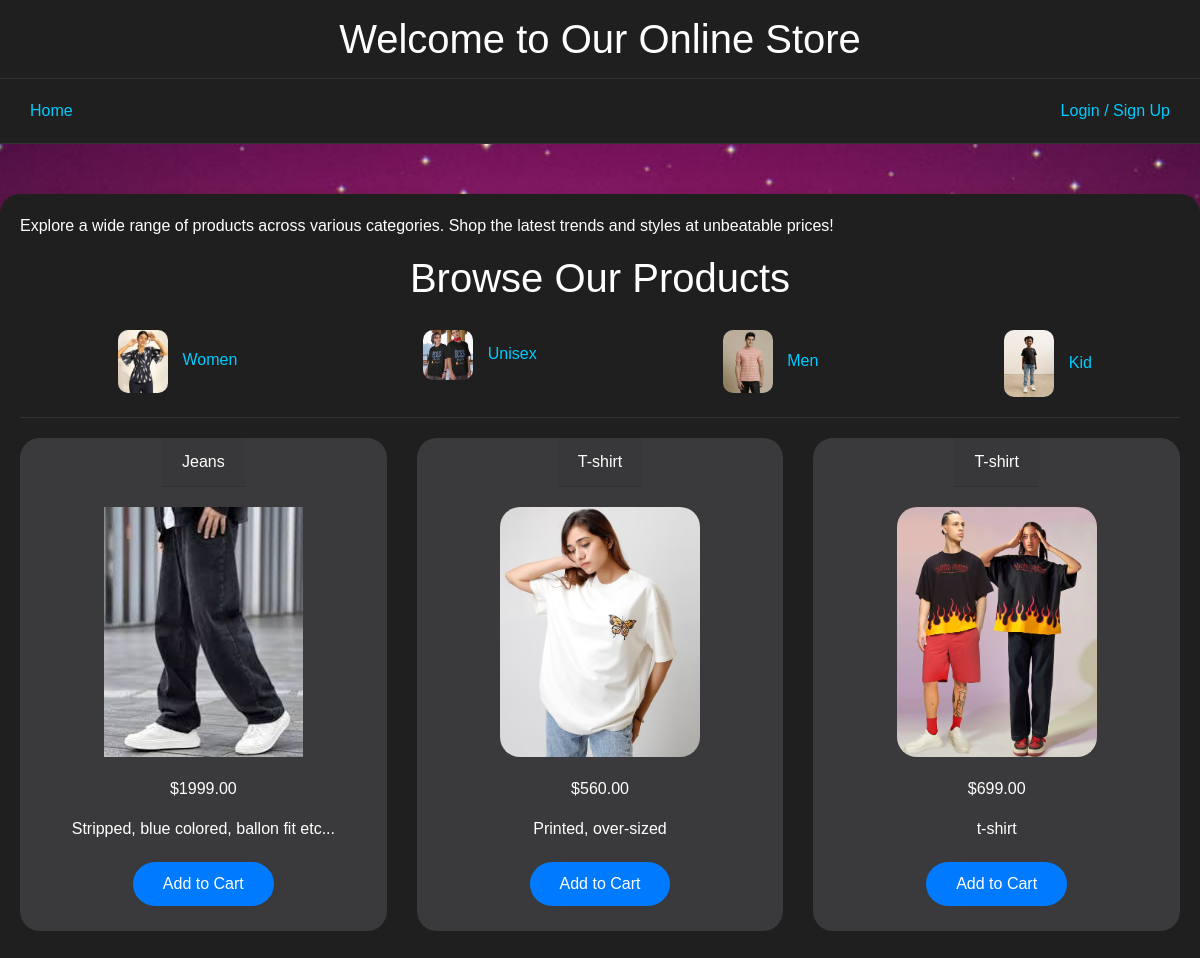
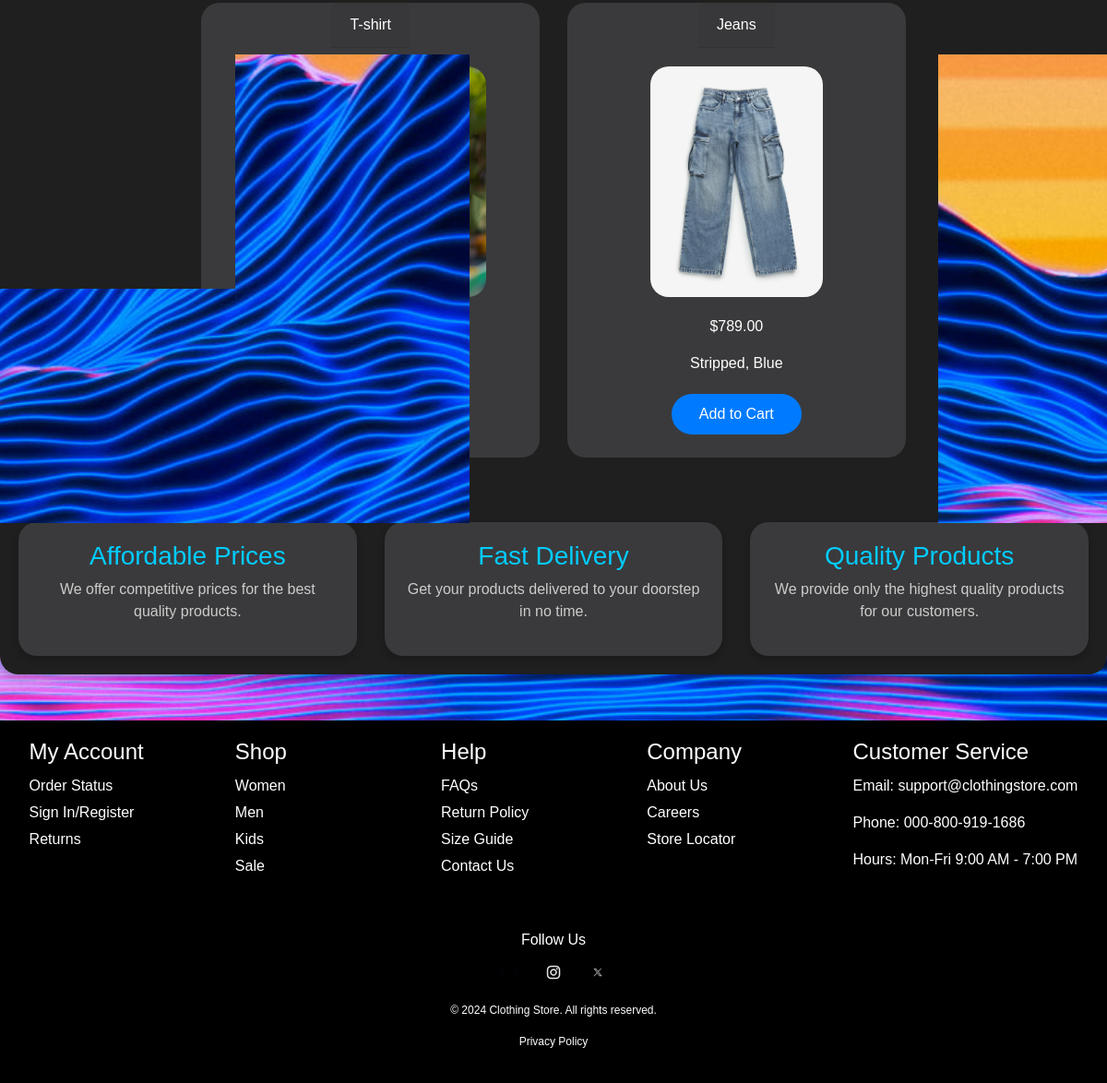
The app's page /customer/browse_products.php with its own data (2 pictures, top to bottom).
### tables this page shows
CREATE TABLE `categories` (
  `category_id` int(11) NOT NULL,
  `category_name` varchar(255) NOT NULL
);

CREATE TABLE `products` (
  `id` int(11) NOT NULL,
  `name` varchar(255) NOT NULL,
  `price` decimal(10,2) NOT NULL,
  `description` text DEFAULT NULL,
  `image` varchar(255) DEFAULT NULL,
  `created_at` timestamp NOT NULL DEFAULT current_timestamp(),
  `category_id` int(11) DEFAULT NULL,
  `stock` int(11) DEFAULT 0
);

### customer/browse_products.php (the view, shortened to what this page needs)
<?php
$servername = "localhost";
$username = "root";
$password = "";
$dbname = "cloth";
$conn = new mysqli($servername, $username, $password, $dbname);
$category_sql = "SELECT category_id, category_name FROM categories";
$categories_result = $conn->query($category_sql);
$sql = "SELECT id, name, price, description, image FROM products";
$stmt = $conn->prepare($sql);
$stmt->execute();
$result = $stmt->get_result();
$cart_access = isset($_SESSION['user_id']);
$user_name = $cart_access && isset($_SESSION['full_name']) ? $_SESSION['full_name'] : '';
?>
<!DOCTYPE html>
<html lang="en">
<head>
    <link rel="stylesheet" href="https://stackpath.bootstrapcdn.com/bootstrap/4.3.1/css/bootstrap.min.css">
</head>
<body>
    <div class="header">
        <h1>Welcome to Our Online Store</h1>
    </div>
    <div class="sticky-nav">
        <a href="browse_products.php">Home</a>
        <div class="login-signup">
            <?php if ($cart_access): ?>
                <div class="profile-icon" id="profileDropdown">
                    <img src="../uploads/profile.jpg" alt="Profile">
                    <span class="profile-name"><?php echo htmlspecialchars($user_name); ?></span>
                    <div class="dropdown" id="dropdownMenu">
                        <div class="dropdown-content">
                            <a href="profile.php">View Profile</a>
                            <a href="orders.php">My Orders</a>
                            <a href="cart.php">Cart</a>
                            <a href="logout.php">Logout</a>
                        </div>
                    </div>
                </div>
            <?php else: ?>
                <a href="customer_register.php">Login / Sign Up</a>
            <?php endif; ?>
        </div>
    </div>
    <div class="container">
        <div class="description">
            <p>Explore a wide range of products across various categories. Shop the latest trends and styles at unbeatable prices!</p>
        </div>
        <h1 class="text-center">Browse Our Products</h1>
        <div class="category-bar">
            <?php if ($categories_result->num_rows > 0): ?>
                <?php while ($category = $categories_result->fetch_assoc()): ?>
                    <a href="browse_products.php?category_id=<?php echo $category['category_id']; ?>">
                        <img src="../uploads/category/<?php echo strtolower($category['category_name']); ?>.jpg" alt="<?php echo htmlspecialchars($category['category_name']); ?>" />
                        <?php echo htmlspecialchars($category['category_name']); ?>
                    </a>
                <?php endwhile; ?>
            <?php endif; ?>
        </div>
        <div class="row">
            <?php if ($result->num_rows > 0): ?>
                <?php while ($row = $result->fetch_assoc()): ?>
                    <div class="col-md-4">
                        <div class="card" onclick="window.location.href='product_details.php?id=<?php echo $row['id']; ?>'">
                            <div class="card-header"><?php echo htmlspecialchars($row['name']); ?></div>
                            <div class="card-body">
                                <?php if (!empty($row['image'])): ?>
                                    <img src="../uploads/<?php echo htmlspecialchars($row['image']); ?>" alt="<?php echo htmlspecialchars($row['name']); ?>" class="product-img">
                                <?php else: ?>
                                    <img src="../uploads/default.jpg" alt="Default Image" class="product-img">
                                <?php endif; ?>
                                <p class="price">$<?php echo htmlspecialchars($row['price']); ?></p>
                                <p><?php echo htmlspecialchars($row['description']); ?></p>
                                <?php if ($cart_access): ?>
                                    <a href="add_to_cart.php?id=<?php echo $row['id']; ?>" class="btn btn-primary">Add to Cart</a>
                                <?php else: ?>
                                    <a href="customer_login.php" class="btn btn-primary">Add to Cart</a>
                                <?php endif; ?>
                            </div>
                        </div>
                    </div>
                <?php endwhile; ?>
            <?php else: ?>
                <p class="text-center">No products found.</p>
            <?php endif; ?>
        </div>
        <div class="services">
            <div class="service-card">
                <h3>Affordable Prices</h3>
                <p>We offer competitive prices for the best quality products.</p>
            </div>
            <div class="service-card">
                <h3>Fast Delivery</h3>
                <p>Get your products delivered to your doorstep in no time.</p>
            </div>
            <div class="service-card">
                <h3>Quality Products</h3>
                <p>We provide only the highest quality products for our customers.</p>
            </div>
        </div>
    </div>
<footer class="footer">
    <div class="footer-container">
        <div class="footer-section">
            <h4>My Account</h4>
            <ul>
                <li><a href="#">Order Status</a></li>
                <li><a href="#">Sign In/Register</a></li>
                <li><a href="#">Returns</a></li>
            </ul>
        </div>
        <div class="footer-section">
            <h4>Shop</h4>
            <ul>
                <li><a href="#">Women</a></li>
                <li><a href="#">Men</a></li>
                <li><a href="#">Kids</a></li>
                <li><a href="#">Sale</a></li>
            </ul>
        </div>
        <div class="footer-section">
            <h4>Help</h4>
            <ul>
                <li><a href="#">FAQs</a></li>
                <li><a href="#">Return Policy</a></li>
                <li><a href="#">Size Guide</a></li>
                <li><a href="#">Contact Us</a></li>
            </ul>
        </div>
        <div class="footer-section">
            <h4>Company</h4>
            <ul>
                <li><a href="#">About Us</a></li>
                <li><a href="#">Careers</a></li>
                <li><a href="#">Store Locator</a></li>
            </ul>
        </div>
        <div class="footer-section">
            <h4>Customer Service</h4>
            <p>Email: support@clothingstore.com</p>
            <p>Phone: 000-800-919-1686</p>
            <p>Hours: Mon-Fri 9:00 AM - 7:00 PM</p>
        </div>
    </div>
    <div class="social-media">
        <p>Follow Us</p>
        <a href="#"><img src="../uploads/facebook.png" alt="Facebook"></a>
        <a href="#"><img src="../uploads/instagram.png" alt="Instagram"></a>
        <a href="#"><img src="../uploads/twitter.png" alt="Twitter"></a>
    </div>
    <div class="footer-bottom">
        <p>&copy; 2024 Clothing Store. All rights reserved.</p>
        <p><a href="#">Privacy Policy</a></p>
    </div>
</footer>
</body>
</html>

### customer/browse_products.php (style rules this page uses)
body { font-family: 'Poppins', sans-serif; background-image: url('../uploads/mainbg.jpg'); background-size: cover; background-position: center; background-repeat: no-repeat; background-attachment: fixed; color: #ffffff; min-height: 100vh; margin: 0; }
.header { background-color: #1f1f1f; padding: 15px 20px; text-align: center; border-bottom: 1px solid #333; }
.header h1 { margin: 0; color: #ffffff; }
.sticky-nav { position: sticky; top: 0; background-color: #1f1f1f; z-index: 1000; border-bottom: 1px solid #333; padding: 10px 0; display: flex; justify-content: space-between; align-items: center; }
.sticky-nav a { color: #00ccff; text-decoration: none; padding: 10px 20px; margin: 0 10px; }
.container { margin-top: 20px; border-radius: 20px; background-color: #1f1f1f; box-shadow: 0 4px 12px rgba(0, 0, 0, 0.2); padding: 20px; max-width: 1200px; margin: 50px auto; }
.category-bar { display: flex; justify-content: space-around; padding: 10px 0; border-bottom: 1px solid #333; margin-bottom: 20px; }
.category-bar a { color: #00ccff; text-decoration: none; padding: 10px 20px; border-radius: 50px; transition: background-color 0.3s; }
.category-bar img { width: 50px; height: auto; border-radius: 10px; margin: 0 10px; }
.card { margin-bottom: 30px; border: none; border-radius: 20px; background-color: #3a3a3c; height: auto; display: flex; flex-direction: column; align-items: center; justify-content: flex-start; text-align: center; transition: transform 0.3s ease, box-shadow 0.3s ease; }
.product-img { width: 100%; height: auto; max-height: 250px; object-fit: contain; border-radius: 20px; margin-bottom: 20px; }
.btn-primary { background-color: #007bff; border: none; border-radius: 25px; padding: 10px 30px; font-size: 16px; cursor: pointer; transition: background-color 0.3s ease; margin: 5px; }
.services { margin-top: 40px; display: flex; justify-content: space-between; flex-wrap: wrap; gap: 20px; }
.service-card { background-color: #3a3a3c; border-radius: 20px; padding: 20px; width: calc(33.333% - 20px); text-align: center; box-shadow: 0 4px 8px rgba(0, 0, 0, 0.2); transition: transform 0.3s ease, box-shadow 0.3s ease; }
.service-card h3 { color: #00ccff; }
.service-card p { color: #cccccc; }
.row { justify-content: center; }
body { margin: 0; font-family: Arial, sans-serif; background-color: #f4f4f4; }
.footer { background-color: #000; color: #fff; padding: 20px 0; }
.footer-container { display: flex; justify-content: space-around; flex-wrap: wrap; max-width: 1200px; margin: 0 auto; padding: 0 20px; }
.footer-section { margin-bottom: 20px; min-width: 200px; }
.footer-section h4 { margin-bottom: 10px; }
.footer-section ul { list-style: none; padding: 0; }
.footer-section ul li { margin-bottom: 5px; }
.footer-section ul li a { color: #fff; text-decoration: none; }
.social-media { text-align: center; margin-top: 20px; }
.social-media p { margin-bottom: 10px; }
.social-media a img { width: 24px; margin: 0 10px; }
.footer-bottom { text-align: center; margin-top: 20px; font-size: 12px; }
.footer-bottom a { color: #fff; text-decoration: none; }

### records on screen
categories: shows a picture, category_name "Women"
categories: shows a picture, category_name "Unisex"
categories: shows a picture, category_name "Men"
categories: shows a picture, category_name "Kid"
products: name "Jeans", image (picture), price "1999.00", description "Stripped, blue colored, ballon fit etc..."
products: name "T-shirt", image (picture), price "560.00", description "Printed, over-sized"
products: name "T-shirt", image (picture), price "699.00", description "t-shirt"
products: name "T-shirt", image (picture), price "4569.00", description "Black, Fit"
products: name "Jeans", image (picture), price "789.00", description "Stripped, Blue"
